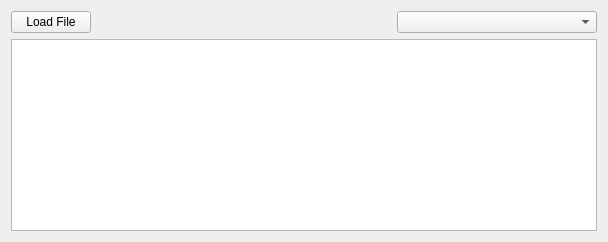
     <widget class="QWidget" name="dataset_load_tab">
      <attribute name="title">
       <string>Dataset Load</string>
      </attribute>
      <layout class="QGridLayout" name="gridLayout_11">
       <item row="0" column="0">
        <layout class="QGridLayout" name="gridLayout_10">
         <item row="0" column="0">
          <layout class="QHBoxLayout" name="horizontalLayout_24">
           <item>
            <widget class="QPushButton" name="load_file_pushButton">
             <property name="text">
              <string>Load File</string>
             </property>
            </widget>
           </item>
           <item>
            <spacer name="horizontalSpacer_14">
             <property name="orientation">
              <enum>Qt::Horizontal</enum>
             </property>
             <property name="sizeType">
              <enum>QSizePolicy::Fixed</enum>
             </property>
             <property name="sizeHint" stdset="0">
              <size>
               <width>300</width>
               <height>20</height>
              </size>
             </property>
            </spacer>
           </item>
           <item>
            <widget class="QComboBox" name="example_dataset_comboBox">
             <property name="minimumSize">
              <size>
               <width>200</width>
               <height>0</height>
              </size>
             </property>
            </widget>
           </item>
          </layout>
         </item>
         <item row="1" column="0">
          <widget class="QTableWidget" name="dataset_tableWidget">
           <property name="toolTip">
            <string extracomment="&quot;njfsdgfhsdf&quot;"/>
           </property>
           <property name="toolTipDuration">
            <number>30000</number>
           </property>
           <property name="editTriggers">
            <set>QAbstractItemView::NoEditTriggers</set>
           </property>
          </widget>
         </item>
        </layout>
       </item>
      </layout>
     </widget>
